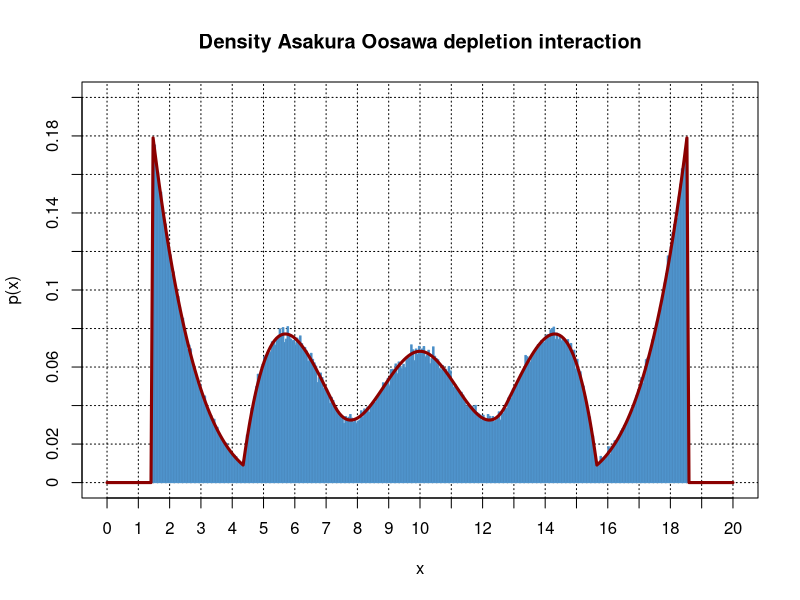

The R source for this figure:
# __________________________________________________________________________________________________
# 
# autor: Pedro Guarderas
# email: ajusworkopensource@gmail.com
# file: session_24.R
# 
# This program is free software; you can redistribute it and/or modify it under the 
# terms of the GNU General Public License as published by the Free Software Foundation; 
# either version 2 of the License, or (at your option) any later version.
# __________________________________________________________________________________________________


# __________________________________________________________________________________________________
# Asakura Oosawa depletion interaction

s<-1.45
N<-5
M<-50000
L<-20

A<-L - 2 * N * s
y<-matrix( runif( N * M, 0, A ), M, N )
y<-t( apply( y, 1, FUN = sort ) )
x<-t( apply( y, 1, FUN = function( x ) x + ( 2 * 0:(N-1) + 1 ) * s ) )
z<-rep( 0, N )

X<-as.vector( x )

# Partition function
Z<-function( N, L, s ) {
  z<-0
  if ( L > 2 * N * s ) {
    z<-( L - 2 * N * s )^N 
  }
  return( z )
}

rho<-function( k, x, N, L, s ) {
  return( choose( N - 1, k ) * Z( k, x - s, s ) * Z( N - 1 - k, L - x - s, s ) )
}

# Probability distribution
p<-function( x, N, L, s ) {
  return( sum( sapply( 0:(N-1), FUN = rho, x, N, L, s )  ) / Z( N, L, s ) ) 
}

x<-seq(0,L,length.out = 300 )
pr<-sapply( x, FUN = p, N, L, s )

xs<-seq( 0, L, length.out = 21 )
ys<-seq( 0, 0.2, length.out = 11 )
plot( x, pr, col = 'red3', type = 'n', lwd = 3, main = 'Density Asakura Oosawa depletion interaction',
      xlab = 'x', ylab = 'p(x)', xaxt = 'n', yaxt = 'n', xlim = c( 0, L ), ylim = c( 0, 0.2 ),
      panel.first = { 
        axis( 1, at=xs, labels = xs )
        axis( 2, at=ys, labels = ys )
        abline( v = xs, col = 'black', lwd = 1, lty = 3 )
        abline( h = ys, col = 'black', lwd = 1, lty = 3 )
      } )
hist( X, breaks = 250, freq = FALSE, col = 'steelblue', border = 'steelblue3', add = TRUE )
points( x, pr, col = 'red4', type = 'l', lwd = 3 )
